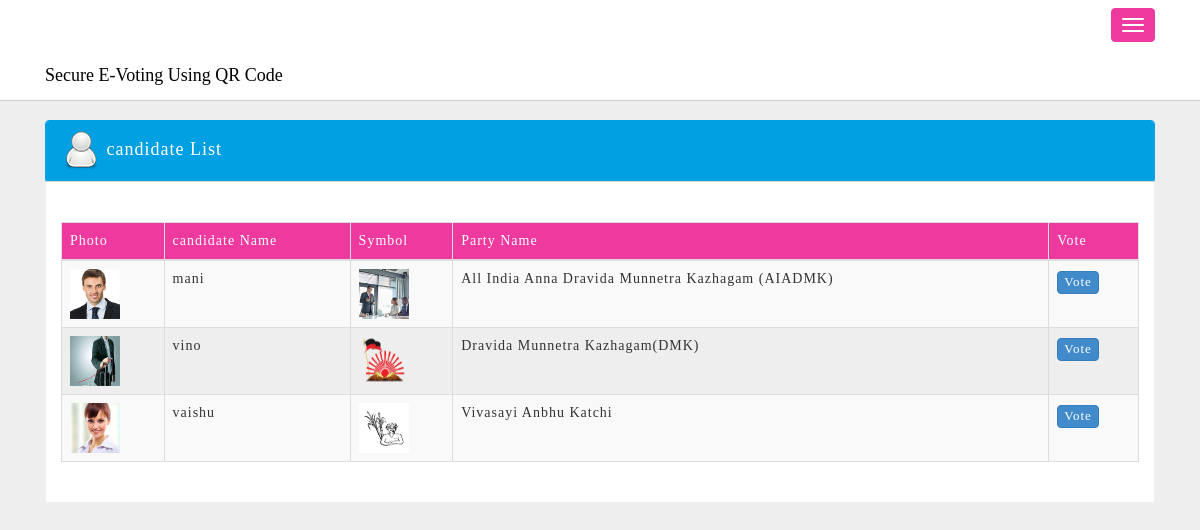
Page /e-voting_md/candidate_list.php?eid=0&uid=17 (signed in) on the committed database.
### tables this page shows
CREATE TABLE `condidate` (
  `cid` int(11) NOT NULL auto_increment,
  `name` varchar(233) NOT NULL,
  `fname` varchar(233) NOT NULL,
  `age` varchar(23) NOT NULL,
  `dob` varchar(233) NOT NULL,
  `gender` varchar(233) NOT NULL,
  `gname` varchar(233) NOT NULL,
  `qualification` varchar(233) NOT NULL,
  `pre_address` varchar(233) NOT NULL,
  `per_address` varchar(233) NOT NULL,
  `city` varchar(233) NOT NULL,
  `state` varchar(233) NOT NULL,
  `pincode` varchar(233) NOT NULL,
  `photo` varchar(255) NOT NULL,
  `status` int(11) NOT NULL,
  `mobile` varchar(23) NOT NULL,
  `election` varchar(225) NOT NULL,
  PRIMARY KEY  (`cid`)
);

CREATE TABLE `allocate_party` (
  `party_id` int(11) NOT NULL auto_increment,
  `cid` int(11) NOT NULL,
  `party` varchar(233) NOT NULL,
  `symbol` varchar(255) NOT NULL,
  PRIMARY KEY  (`party_id`)
);

### e-voting_md/candidate_list.php (the view, shortened to what this page needs)
<!DOCTYPE html>
<html lang="en">
<head>
    <link href="admin/assets/css/bootstrap.css" rel="stylesheet">
    <link href="admin/assets/css/mobile.css" rel="stylesheet">
</head>
<body>
    <nav class="navbar navbar-inverse navbar-fixed-top" role="navigation">
        <div class="container" id="menu">
			<div class="navbar-header">
                <button type="button" class="navbar-toggle" id="collapse-btn" data-toggle="collapse" data-target=".navbar-ex1-collapse">
                    <span class="icon-bar"></span>
                    <span class="icon-bar"></span>
                    <span class="icon-bar"></span>
                </button>
                 <a class="navbar-brand col-lg-12" id="brand" style="color:black;">
						<span style="font-family:elephant">Secure E-Voting Using QR Code</span>
				</a>
            </div>
		</div>
    </nav>
    <div class="container">
		<div class="row-fluid mtop120">
			<div class="col-lg-12 ">
				<div class="panel panel-default bg-white">
						<div class="panel-heading hidden-xs">
							<img src="images/user.png" alt="">
								 candidate List
						</div>
					<div class="col-lg-12 col-md-12 col-sm-12 col-xs-12 bg-white">
						<div class="col-md-5 mtop20 pbot20">
						</div>
						<div class="col-md-3 mtop20 pbot20">
						</div>
						<div class="table-responsive">
							<table class="table table-striped table-bordered table-hover" id="dataTables-example">
								<thead class="thead">
									<tr>
										<td> Photo</td>
										<td> candidate Name </td>
										<td> Symbol </td>
										<td> Party Name </td>
										<td> Vote </td>
									</tr>
								</thead>
								<tbody id="user-area">
									<?php
									$eid=$_REQUEST['eid'];
											$select1=mysql_query("SELECT * FROM condidate where election=$eid");
											while($fetch=mysql_fetch_array($select1)){
												$cid=$fetch['cid'];
											$n=mysql_num_rows($select1);
											if($n>0)
											{
												$select=mysql_query("select * from allocate_party where cid=$cid");
												$row=mysql_fetch_array($select);
											?>
									<tr class="odd gradeX">
										<td><img src="candidate/<?php echo $fetch['photo'] ?>" width="50" height="50"></td>
										<td><?php echo $fetch['name'] ?></td>
										<td><img src="admin/images/party/<?php echo $row['symbol'] ?>" width="50" height="50"></td>
										<td><?php echo $row['party'] ?></td>
										<td><a href="vote.php?cid=<?php echo $row['cid'] ?>" class="btn btn-primary btn-view mtop2" role="button" data-toggle="modal">
												Vote
											</a></td>
									</tr>
											<?php }
											}
											?>
								</tbody>
							</table>
						</div><br/>
					</div>
					</div>
				</div>
			</div>
		</div>
</body>
</html>

### e-voting_md/admin/assets/css/mobile.css (style rules this page uses)
.mtop20 { margin-top : 20px; }
.mtop120 { margin-top : 120px; }
.pbot20 { padding-bottom : 20px; }
.mtop2 { margin-top : 2px; }
.bg-white { background : #ffffff; }
a,a:hover { text-decoration : none; color : #ffffff; }
body { background : #eee; }
.navbar-fixed-top { background : #fff; border : none; font-family : Corbert-Regular; border-bottom : 1px solid #cccccc; }
#collapse-btn { background : #EE3A9F; border : 1px solid #EE3A9F; }
.thead { background : #EE3A9F; color : #fff; font-family : Corbert-Regular; }
.panel { border : 1px solid #00A0E3; font-family : Corbert-Regular; letter-spacing : 1px; }
.table-striped > tbody > tr:nth-child(even) > td, .table-striped > tbody > tr:nth-child(even) > th { background : #eee; }
.panel-default > .panel-heading { background : #00A0E3; color : #fff; font-family : Corbert-Regular; font-size : 18px; }
.btn-view,.btn-edit,.btn-delete { font-size : 13px; padding : 1px 6px; font-family : Corbert-Regular; }
@media (max-width: 1200px) { .navbar-header { float: none; } }
@media (max-width: 1200px) { .navbar-toggle { display: block; } }

### rows in the picture
condidate: photo (picture), name "mani", allocate_party.symbol (picture), allocate_party.party "All India Anna Dravida Munnetra Kazhagam (AIADMK)"
condidate: photo (picture), name "vino", allocate_party.symbol (picture), allocate_party.party "Dravida Munnetra Kazhagam(DMK)"
condidate: photo (picture), name "vaishu", allocate_party.symbol (picture), allocate_party.party "Vivasayi Anbhu Katchi"
